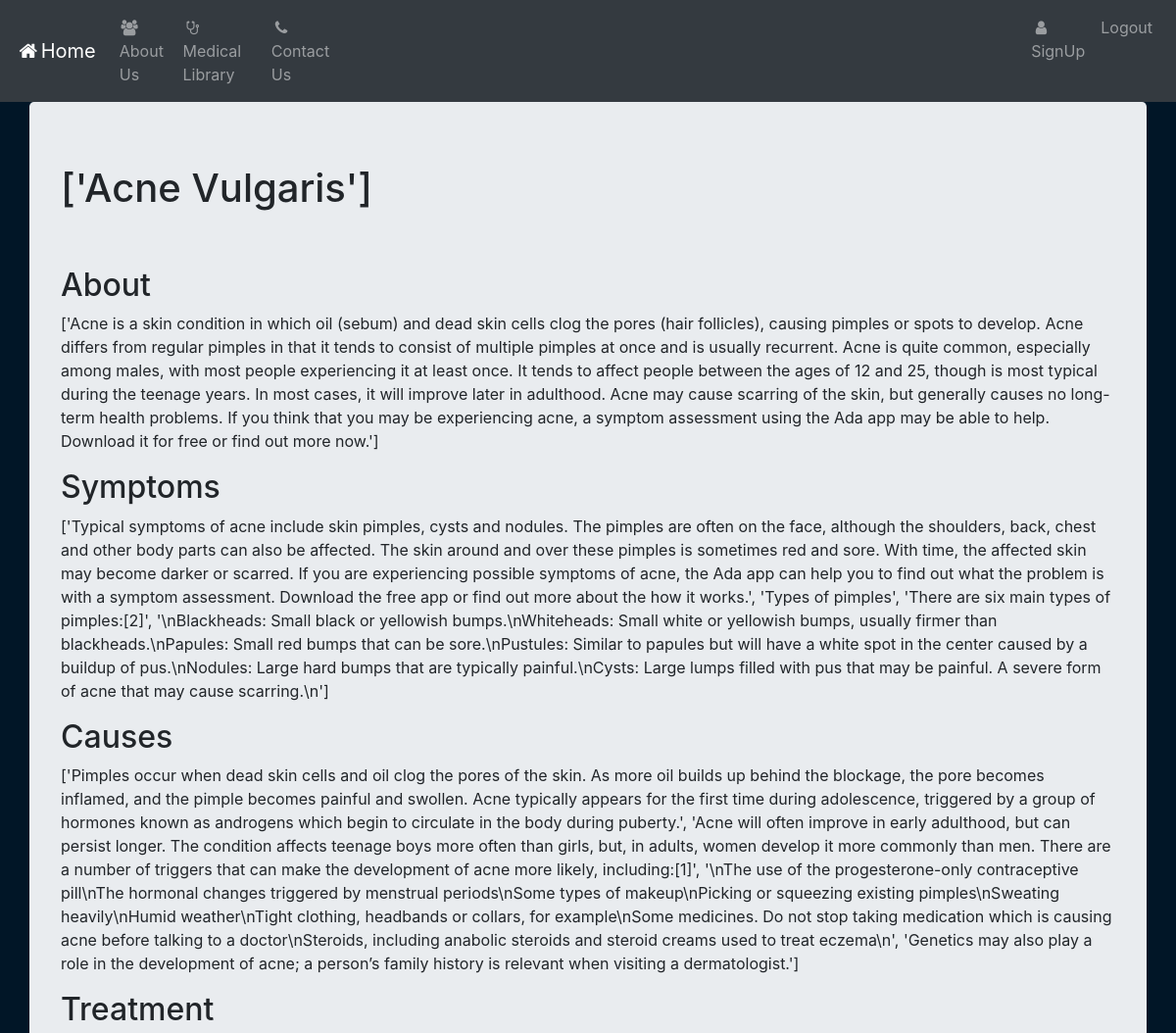
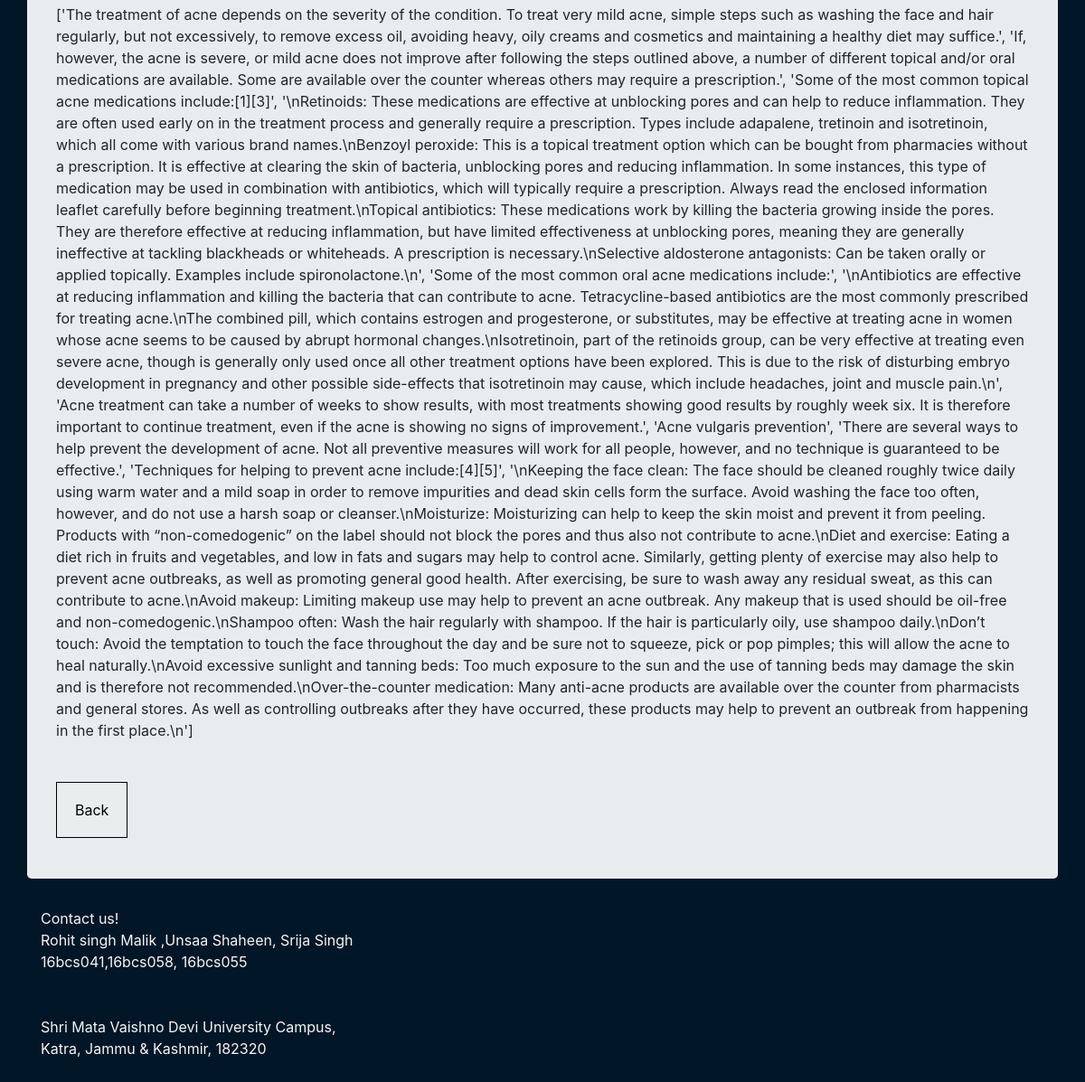
The page /library_list/2/ (signed in) on the database its author committed (2 pictures, top to bottom).
### firstaid_app/models.py (models this page shows, shortened)
class Disease(models.Model):
    name = models.ForeignKey(Library,
                            on_delete= models.CASCADE)
    about = models.TextField()
    treatment = models.TextField()
    causes = models.TextField()
    symptoms = models.TextField()

class Library(models.Model):
    name = models.CharField(max_length=256)
    def __str__(self):
        return self.name

### firstaid_app/views.py (the view)
# urls.py: url(r'^library_list/(?P<pk>[-\w]+)/$', views.DiseaseDetailView.as_view(),name='detail'),
class DiseaseDetailView(DetailView):
    context_object_name = 'disease_detail'
    model = models.Disease
    template_name = 'firstaid_app/disease_detail.html'

### templates/firstaid_app/disease_detail.html
{% extends 'firstaid_app/base.html' %}
{% block body_block %}
<div class="jumbotron container">
    <h1>{{ disease_detail.name }}</h1>
    <br>
    <br>
    <h2>About</h2>
    <p>{{ disease_detail.about }}</p>
    <h2>Symptoms</h2>
    <p>{{ disease_detail.symptoms }}</p>
    <h2>Causes</h2>
    <p>{{ disease_detail.causes }}</p>
    <h2>Treatment</h2>
    <p>{{ disease_detail.treatment }}</p>
    <br>
    <br>
    <a href="{% url 'firstaid_app:library_list' %}" class="button"
             style="text-decoration:none; border: 1px solid black;
             text-align: center; padding: 20px; color: black; background: rgb(232, 237, 238);">Back</a>
</div>
{% endblock %}

### rows shown on the page
Disease: name "['Acne Vulgaris']", about "['Acne is a skin condition in which oil (sebum) and dead skin cells clog the pores (hair follicles), causing pimples or spots to develop. Acne differs from regular pimples in that it tends to consist of multiple pimples at once and is usually recurrent. Acne is quite common, especially among males, with most people experiencing it at least once. It tends to affect people between the ages of 12 and 25, though is most typical during the teenage years. In most cases, it will improve later in adulthood. Acne may cause scarring of the skin, but generally causes no long-term health problems. If you think that you may be experiencing acne, a symptom assessment using the Ada app may be able to…", symptoms "['Typical symptoms of acne include skin pimples, cysts and nodules. The pimples are often on the face, although the shoulders, back, chest and other body parts can also be affected. The skin around and over these pimples is sometimes red and sore. With time, the affected skin may become darker or scarred. If you are experiencing possible symptoms of acne, the Ada app can help you to find out what the problem is with a symptom assessment. Download the free app or find out more about the how it works.', 'Types of pimples', 'There are six main types of pimples:[2]', '\\nBlackheads: Small black or yellowish bumps.\\nWhiteheads: Small white or yellowish bumps, usually firmer than…", causes "['Pimples occur when dead skin cells and oil clog the pores of the skin. As more oil builds up behind the blockage, the pore becomes inflamed, and the pimple becomes painful and swollen. Acne typically appears for the first time during adolescence, triggered by a group of hormones known as androgens which begin to circulate in the body during puberty.', 'Acne will often improve in early adulthood, but can persist longer. The condition affects teenage boys more often than girls, but, in adults, women develop it more commonly than men. There are a number of triggers that can make the development of acne more likely, including:[1]', '\\nThe use of the progesterone-only contraceptive pill\\nThe…", treatment "['The treatment of acne depends on the severity of the condition. To treat very mild acne, simple steps such as washing the face and hair regularly, but not excessively, to remove excess oil, avoiding heavy, oily creams and cosmetics and maintaining a healthy diet may suffice.', 'If, however, the acne is severe, or mild acne does not improve after following the steps outlined above, a number of different topical and/or oral medications are available. Some are available over the counter whereas others may require a prescription.', 'Some of the most common topical acne medications include:[1][3]', '\\nRetinoids: These medications are effective at unblocking pores and can help to reduce…"
